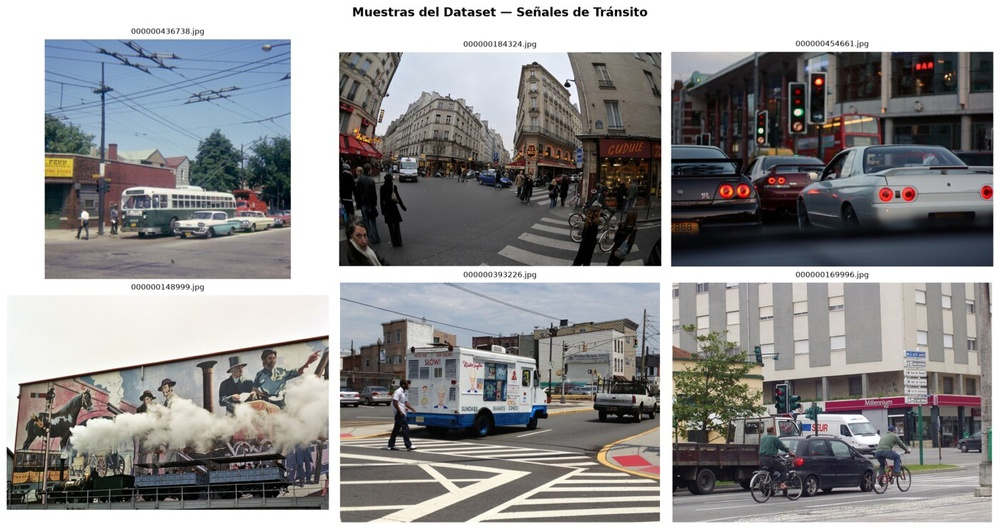
//> input picture informe/capturas/dataset_samples.jpg, 1000 x 529 px, shrunk from 1400 x 741 before the run
$ ./main ../informe/capturas/dataset_samples.jpg   (built with g++ and OpenCV 4)
//> lines starting //> are read from the running program, lines starting //| are printed output that depends on the picture
// Practica 4-1, Parte 1C - Pipeline de preprocesamiento OpenCV: CPU vs GPU (CUDA) y GPU-only.
// Operaciones: suavizado (Gaussian), morfologia (erosion/dilatacion), Canny, ecualizacion de histograma.
//
// Uso:
//   ./practica4_1c imagen.jpg     -> procesa una imagen fija, guarda resultados y tiempos
//   ./practica4_1c 0              -> procesa video de webcam en vivo (device 0), overlay de FPS

#include <algorithm>
#include <chrono>
#include <iostream>
#include <numeric>
#include <opencv2/opencv.hpp>
#include <opencv2/cudaarithm.hpp>
#include <opencv2/cudafilters.hpp>
#include <opencv2/cudaimgproc.hpp>
#include <vector>

using Clock = std::chrono::high_resolution_clock;

static double elapsed_ms(Clock::time_point t0) {
    return std::chrono::duration<double, std::milli>(Clock::now() - t0).count();
}

// Pipeline CPU: cada operacion se aplica con cv::Mat estandar.
cv::Mat pipeline_cpu(const cv::Mat& frame, double& ms_total) {
    auto t0 = Clock::now();

    cv::Mat gray, blurred, eq, edges, morph;
    cv::cvtColor(frame, gray, cv::COLOR_BGR2GRAY);
    cv::GaussianBlur(gray, blurred, cv::Size(5, 5), 1.5);
    cv::equalizeHist(blurred, eq);
    cv::Mat kernel = cv::getStructuringElement(cv::MORPH_ELLIPSE, cv::Size(3, 3));
    cv::erode(eq, morph, kernel);
    cv::dilate(morph, morph, kernel);
    cv::Canny(morph, edges, 50, 150);

    ms_total = elapsed_ms(t0);
    cv::Mat out;
    cv::cvtColor(edges, out, cv::COLOR_GRAY2BGR);
    return out;
}

// Pipeline GPU-only: un solo upload al inicio, todo el trabajo con cv::cuda::GpuMat,
// un solo download al final (evita el cuello de botella de transferencias CPU<->GPU).
//
// Los filtros CUDA (createGaussianFilter, createMorphologyFilter, createCannyEdgeDetector)
// se crean UNA sola vez fuera del bucle de benchmark y se reusan con ->apply()/->detect() en
// cada frame: crearlos de nuevo en cada llamada paga el costo de allocacion/planificacion del
// filtro en cada iteracion, lo que hace perder la ventaja de la GPU frente a CPU.
struct GpuPipeline {
    cv::Ptr<cv::cuda::Filter> gauss;
    cv::Ptr<cv::cuda::Filter> erode_f;
    cv::Ptr<cv::cuda::Filter> dilate_f;
    cv::Ptr<cv::cuda::CannyEdgeDetector> canny;

    explicit GpuPipeline(int type) {
        cv::Mat kernel = cv::getStructuringElement(cv::MORPH_ELLIPSE, cv::Size(3, 3));
        gauss = cv::cuda::createGaussianFilter(type, type, cv::Size(5, 5), 1.5);
        erode_f = cv::cuda::createMorphologyFilter(cv::MORPH_ERODE, type, kernel);
        dilate_f = cv::cuda::createMorphologyFilter(cv::MORPH_DILATE, type, kernel);
        canny = cv::cuda::createCannyEdgeDetector(50, 150);
    }

    // [20 lines left out: function process, not called in this run]
};

void run_on_image(const std::string& path) {
//> called with path = "../informe/capturas/dataset_samples.jpg"
    cv::Mat frame = cv::imread(path);
//> frame is the input picture: 529 rows x 1000 cols, CV_8UC3; mean B, G, R 145.5, 145.1, 145.9
    if (frame.empty()) {
        std::cerr << "No se pudo leer la imagen: " << path << std::endl;
        return;
    }

    const int N = 50;
    std::vector<double> t_cpu, t_gpu;
    cv::Mat out_cpu, out_gpu;
    double ms;

    for (int i = 0; i < N; ++i) {
        out_cpu = pipeline_cpu(frame, ms);
        t_cpu.push_back(ms);
    }
//> this loop made 50 passes
//> ms on passes 1 to 12: 331.8, 19.05, 16.53, 16.18, 15.63, 15.1, 15.76, 14.91, 14.57, 14.56, 14.52, 15.01
//> pass 1, in pipeline_cpu, `cv::cvtColor(frame, gray, cv::COLOR_BGR2GRAY);`:
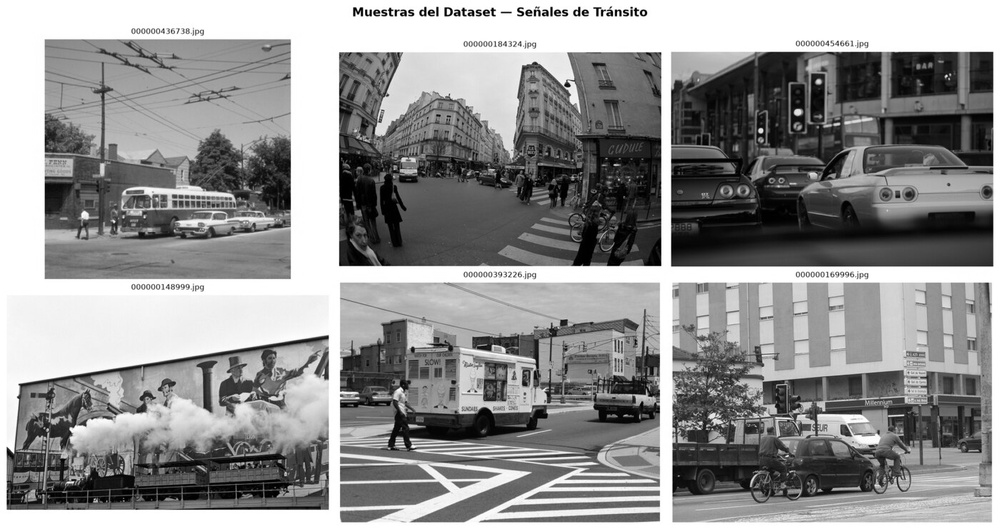
//> gray: 529 rows x 1000 cols, CV_8UC1; min 0, max 255, mean 145.4
//> pass 1, in pipeline_cpu, `cv::GaussianBlur(gray, blurred, cv::Size(5, 5), 1.5);`:
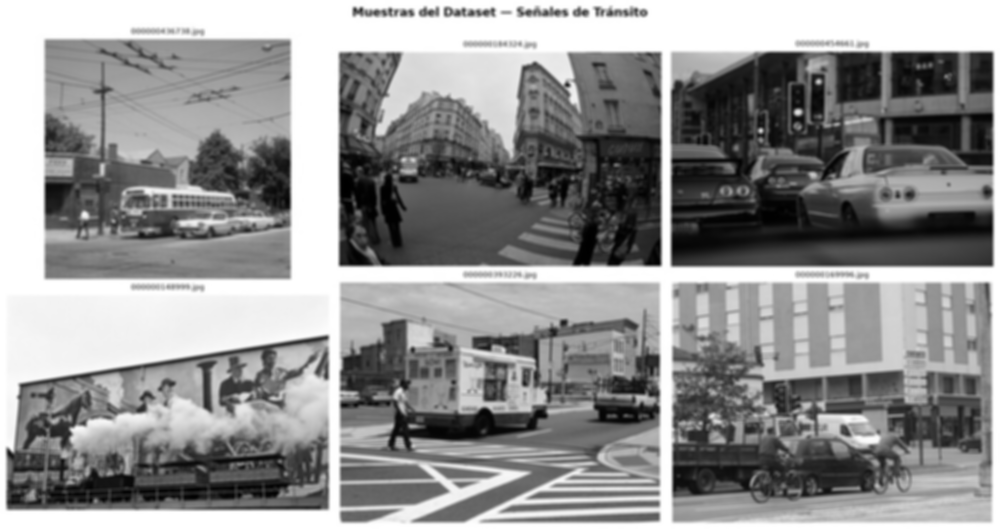
//> blurred: 529 rows x 1000 cols, CV_8UC1; min 0, max 255, mean 145.4
//> pass 1, in pipeline_cpu, `cv::equalizeHist(blurred, eq);`:
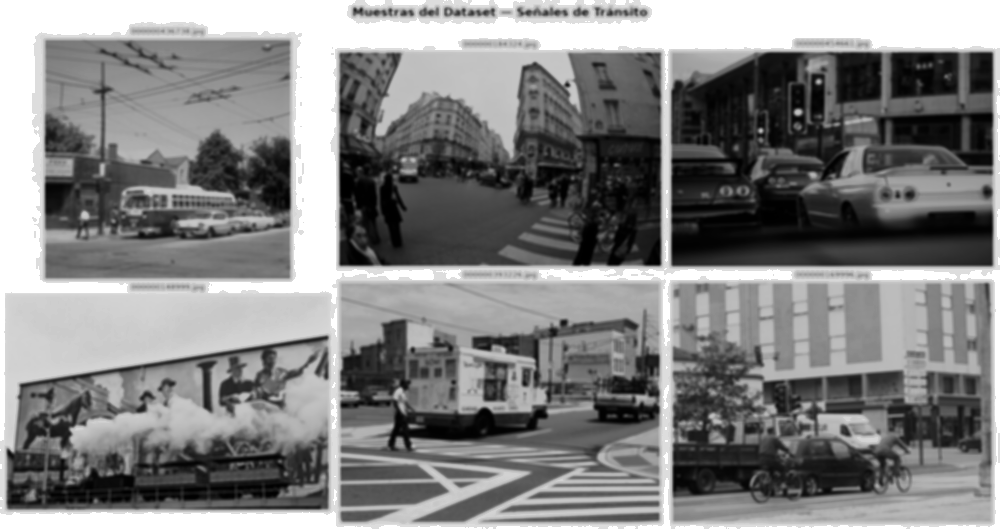
//> eq: 529 rows x 1000 cols, CV_8UC1; min 0, max 255, mean 130.2
//> pass 1, in pipeline_cpu, `cv::erode(eq, morph, kernel);`:
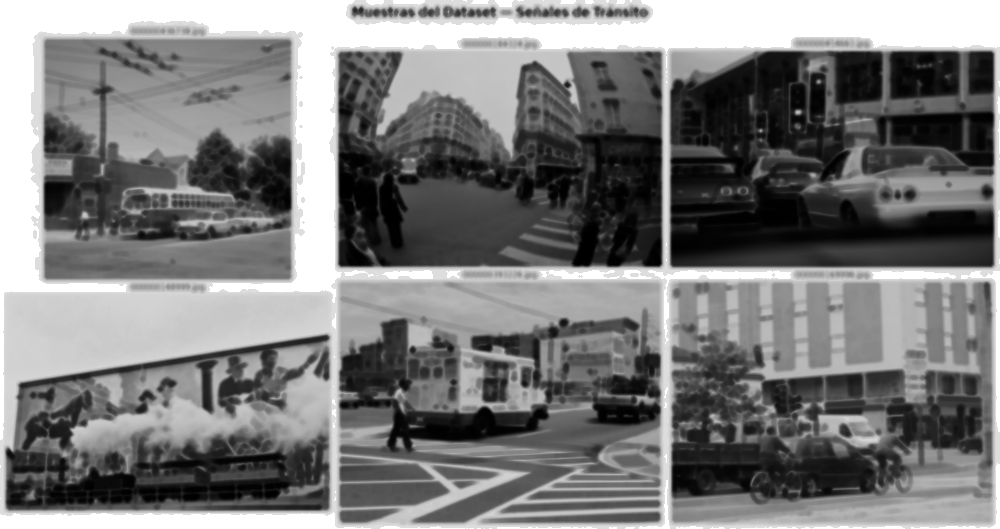
//> morph: 529 rows x 1000 cols, CV_8UC1; min 0, max 255, mean 123
//> after the loop:
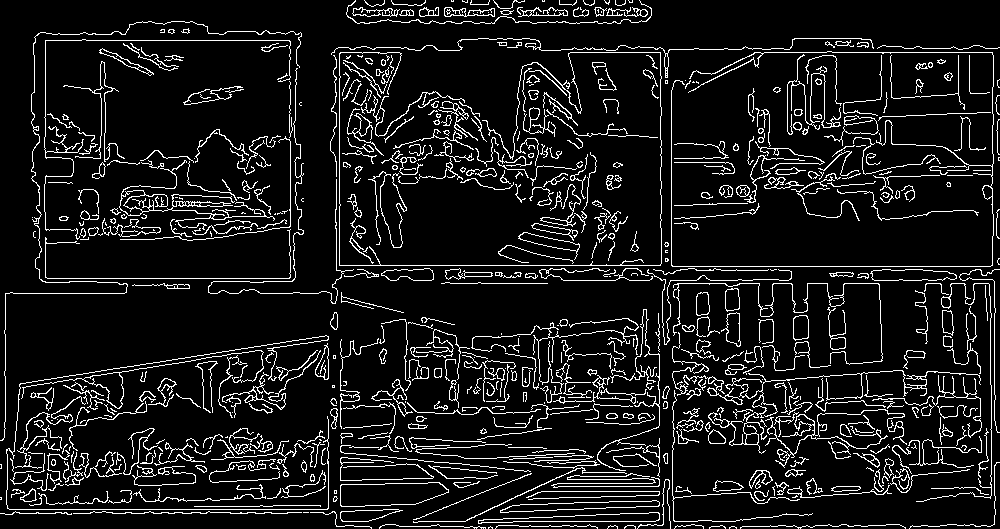
//> out_cpu: 529 rows x 1000 cols, CV_8UC3; 9.7% white in thin lines or dots
//> after the loop, ms = 15.75

    cv::Mat gray;
    cv::cvtColor(frame, gray, cv::COLOR_BGR2GRAY);
    GpuPipeline gpu(gray.type());
    // Warmup: la primera llamada a cada filtro CUDA compila/inicializa recursos internos.
    gpu.process(frame, ms);
    for (int i = 0; i < N; ++i) {
        out_gpu = gpu.process(frame, ms);
        t_gpu.push_back(ms);
    }

    double avg_cpu = std::accumulate(t_cpu.begin(), t_cpu.end(), 0.0) / N;
    double avg_gpu = std::accumulate(t_gpu.begin(), t_gpu.end(), 0.0) / N;

    std::cout << "==========================================\n";
    std::cout << " Comparacion CPU vs GPU-only (" << N << " iteraciones)\n";
    std::cout << "==========================================\n";
    std::cout << "CPU:  " << avg_cpu << " ms/frame  (" << 1000.0 / avg_cpu << " FPS)\n";
    std::cout << "GPU:  " << avg_gpu << " ms/frame  (" << 1000.0 / avg_gpu << " FPS)\n";
    std::cout << "Aceleracion GPU/CPU: " << avg_cpu / avg_gpu << "x\n";

    cv::imwrite("resultados/resultado_cpu.png", out_cpu);
    cv::imwrite("resultados/resultado_gpu.png", out_gpu);
    std::cout << "Resultados guardados en resultados/resultado_cpu.png y resultado_gpu.png\n";
}

// [38 lines left out: function run_on_webcam, not called in this run]

int main(int argc, char** argv) {
    if (argc < 2) {
        std::cerr << "Uso: " << argv[0] << " <imagen.jpg | indice_camara>\n";
        return 1;
    }
    std::string arg = argv[1];
    bool is_number = !arg.empty() && std::all_of(arg.begin(), arg.end(), ::isdigit);

    if (is_number) {
        run_on_webcam(std::stoi(arg));
    } else {
//> (the run ends here: the program needs code that is not available in this run, at `gauss = cv::cuda::createGaussianFilter(type, type, cv::Size(5, 5), 1.5);`)

$ run again, on informe/capturas/inferencia_test.jpg
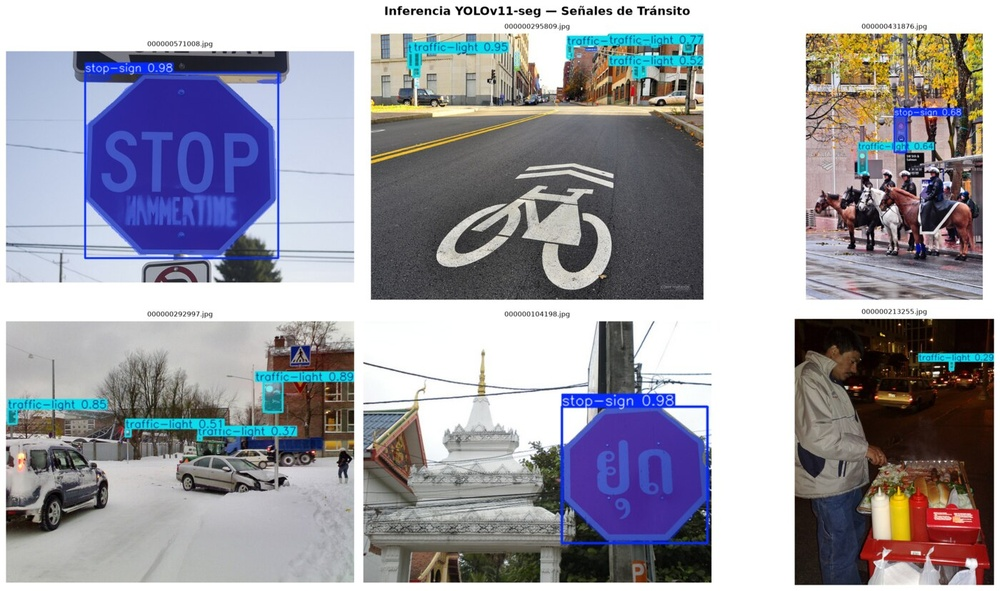
//> input picture informe/capturas/inferencia_test.jpg, 1000 x 591 px, shrunk from 1400 x 827 before the run
//> in run_on_image, frame is the input picture: 591 rows x 1000 cols, CV_8UC3; mean B, G, R 164.6, 156.1, 156.7
//> the loop in run_on_image, `for (int i = 0; i < N; ++i)` made 50 passes
//> ms on passes 1 to 8: 359.3, 17.39, 16.08, 15.18, 16.48, 16.03, 14.64, 14.81
//> pass 1, in pipeline_cpu, `cv::erode(eq, morph, kernel);`:
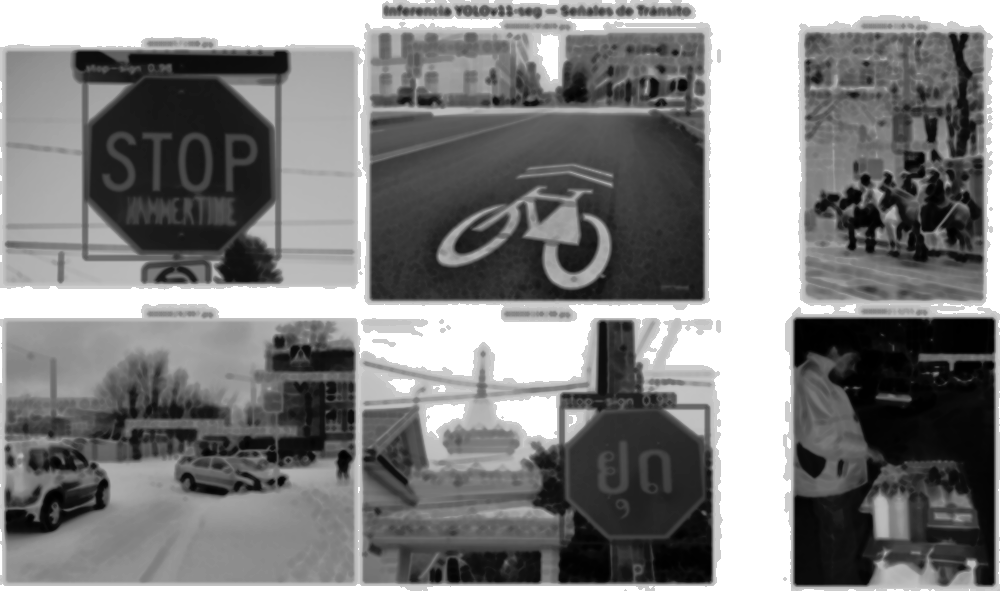
//> morph: 591 rows x 1000 cols, CV_8UC1; min 0, max 255, mean 127.3
//> after the loop in run_on_image, `for (int i = 0; i < N; ++i)`:
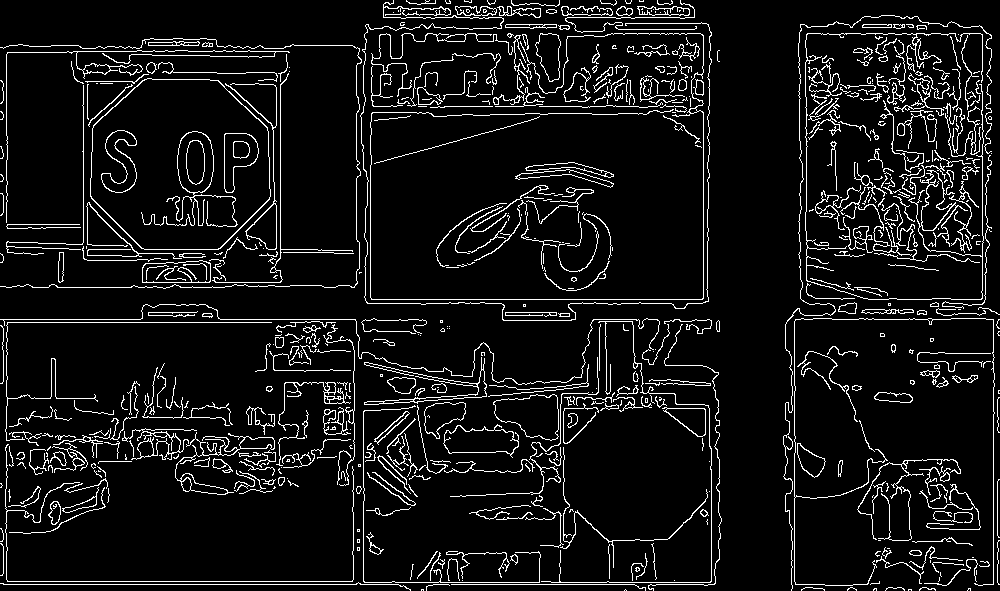
//> out_cpu: 591 rows x 1000 cols, CV_8UC3; 7.9% white in thin lines or dots
//> after the loop in run_on_image, `for (int i = 0; i < N; ++i)`: ms = 16.69
